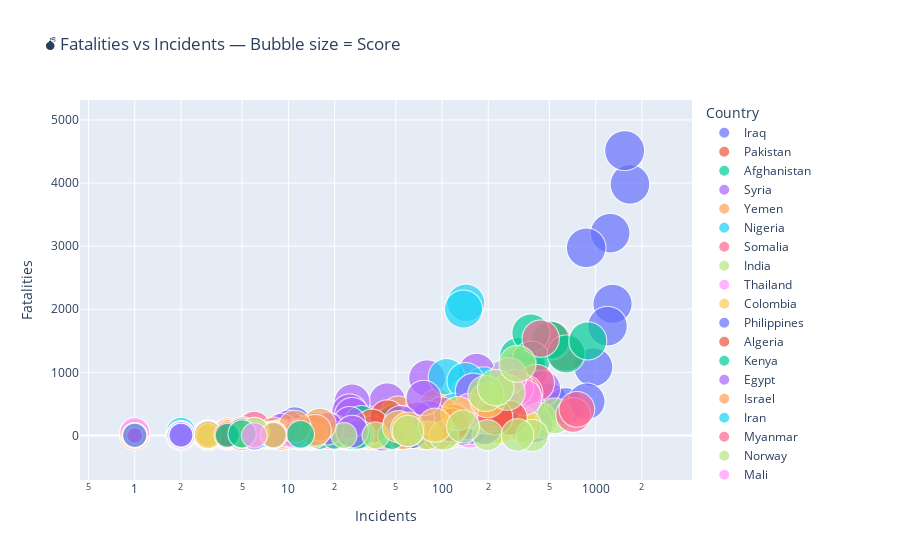

Here is the notebook cell this chart was saved with:
### Code cell
# --- Bubble chart for overall relationship ---
fig2 = px.scatter(
    data,
    x="Incidents",
    y="Fatalities",
    size="Score",
    color="Country",
    hover_name="Country",
    title="💣 Fatalities vs Incidents — Bubble size = Score",
    log_x=True,
    size_max=40
)
fig2.show()
